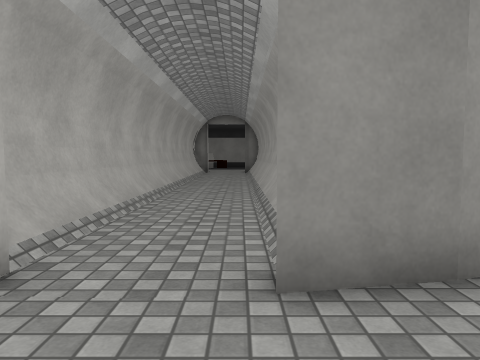
[1] (above)

16 first-person views from a walk through a 3-D level made in the Unity game engine. The camera is 1.2 m above the floor, tilts 4° down and sees 70° across. Doors are open. The floor is counted in squares, 1 m on a side. Each view is taken from the middle of a square. On the plan, view 1 faces up. The plan holds only what a view shows up to about 14 squares ahead; the rest is blank. The place goes on beyond the plan. The player is left out. Surface patterns are stand-ins for the level's own textures.

[2]
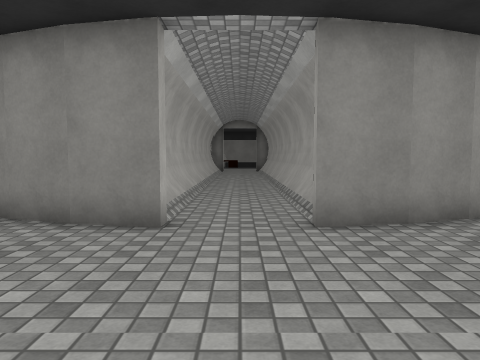

[3]
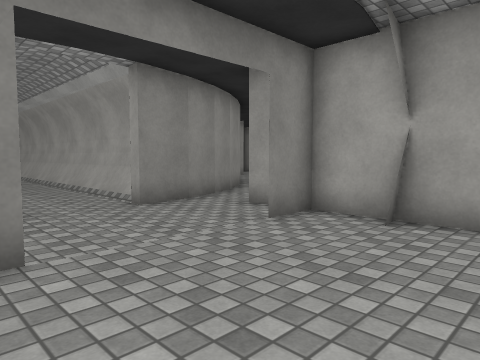

[4]
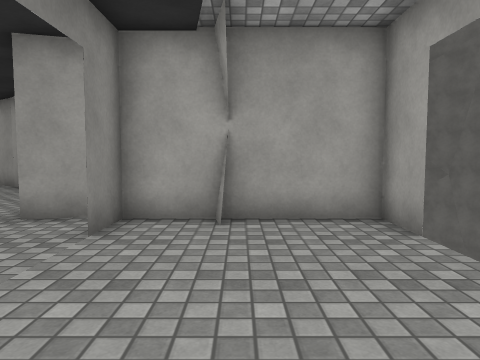

[5]
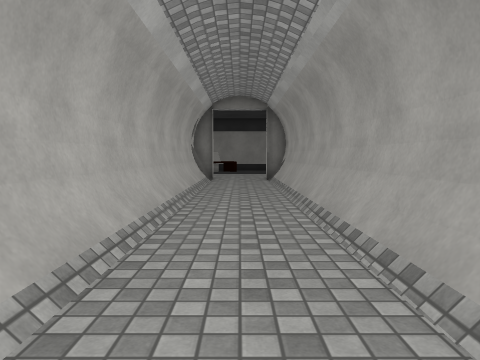

[6]
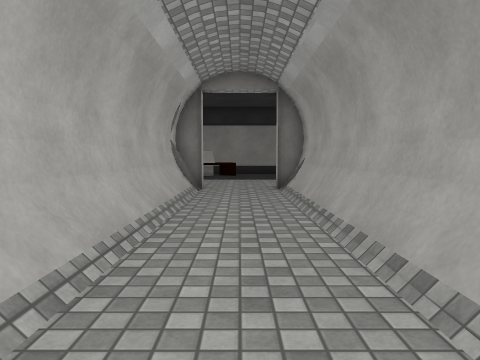

[7]
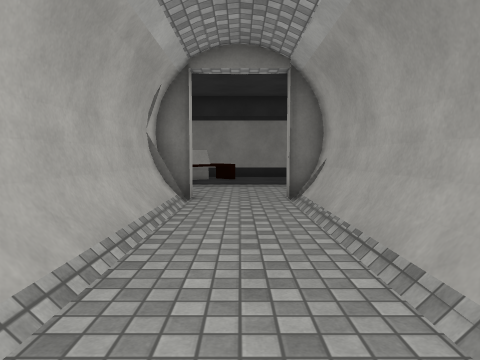

[8]
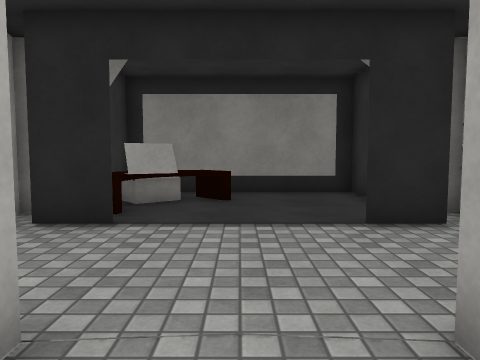

[9]
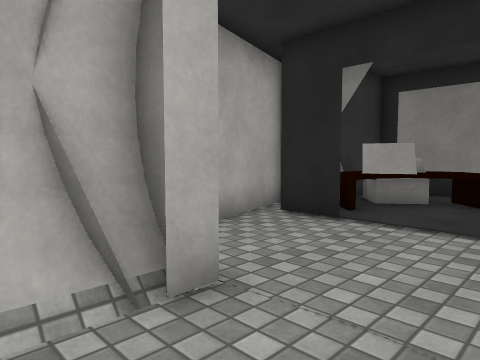

[10]
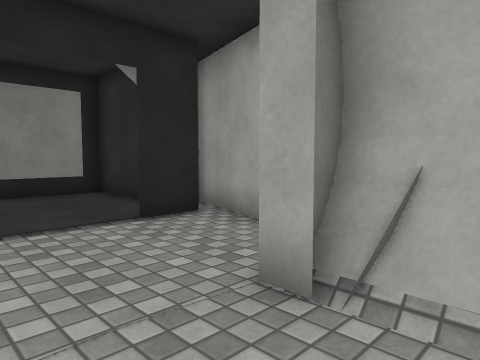

[11]
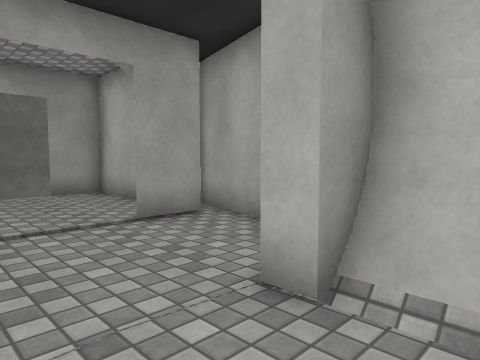

[12]
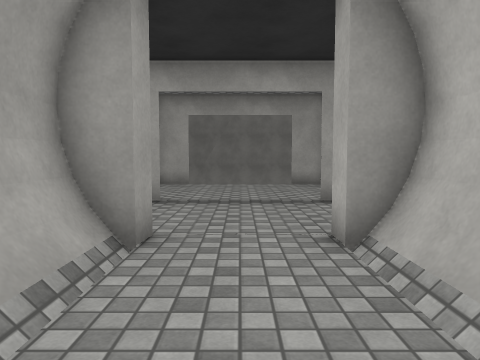

[13]
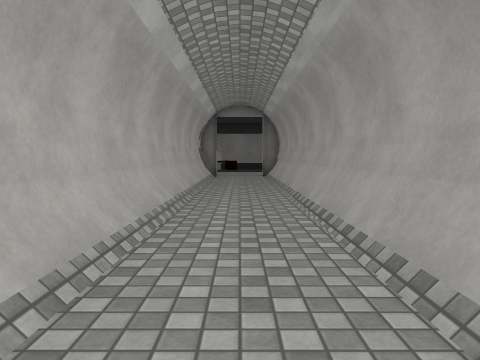

[14]
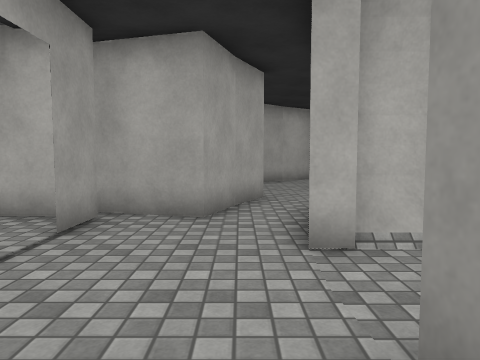

[15]
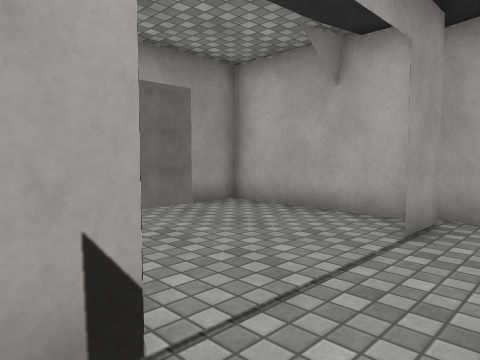

[16]
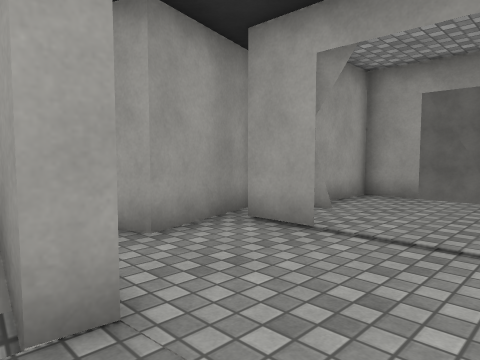

### Floor plan
Ten units are one square. View 1 is at (0, 0); x grows to the right and y downward. Boxes are objects, and circles mark ways between rooms. Rooms are numbered by the first view taken in them; rooms with no view inside come last. Other rooms are left out.
<svg viewBox="-64 -265 104 330">
<path fill="none" stroke="#000" d="M-24 -29 -42 -32M10 7 26 7M-40 -32 -57 -38M22 -32 3 -29M-46 7 -30 7M-59 -18 -47 -13 -52 7M35 18 26 -13 33 -15M10 57 25 57 25 35M26 26 18 27 25 26 25 7 9 7M-45 11 -45 57 -30 57M-52 7 -56 21M13 -250 6 -252M-24 -252 -34 -250M-32 -258 -24 -29M-33 -258 -34 -35M14 -35 14 -258M3 -29 4 -35M7 -65 7 -234M7 -235 7 -259M-31 -258 -31 -34M7 -34 7 -64M11 -34 11 -259"/>
<circle cx="-10" cy="10" r="3" fill="#2a7"/>
<circle cx="-10" cy="-30" r="3" fill="#2a7"/>
<text x="-10" y="-10">1</text>
<text x="-10" y="40">2</text>
<text x="-10" y="-150">3</text>
</svg>
Room 1 opens to room 2. Room 1 opens to room 3.

Where each view was taken, in squares from view 1:
view 1: 0 up, 0 right, facing up
view 2: 3 down, 1 left, facing up
view 3: 5 down, 4 left, facing up-right
view 4: 3 down, 4 left, facing right
view 5: 8 up, 1 left, facing up
view 6: 13 up, 1 left, facing up
view 7: 16 up, 1 left, facing up
view 8: 24 up, 1 left, facing up
view 9: 24 up, 0 right, facing up-left
view 10: 24 up, 2 left, facing up-right
view 11: 5 up, 0 right, facing down-left
view 12: 8 up, 1 left, facing down
view 13: 5 up, 1 left, facing up
view 14: 2 up, 2 right, facing left
view 15: 1 up, 2 right, facing down-left
view 16: 4 up, 2 left, facing down-right
